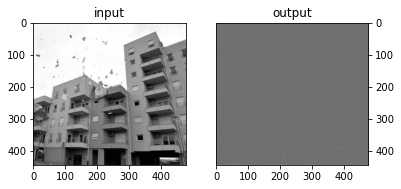

Reproduce this figure in Python.
import cv2 as cv
import matplotlib.pyplot as plt
import numpy as np
import math

# path to the input img
path = 'C:/Users/Raiyan/Desktop/building.jpg'

# reading img + converting from BGR to GRAY 
img = cv.imread(path)
img = cv.cvtColor(img, cv.COLOR_BGR2GRAY)

k_h = int(input("Enter kernel height: "))
k_w = k_h
k_size = (k_h,k_w)

# avg kernel
kernel1 = np.zeros( k_size, np.float32)
kernel2 = np.zeros( k_size, np.float32)
kernel3 = np.zeros( k_size, np.float32)

# img height
img_h = img.shape[0]
# img width
img_w = img.shape[1]
# kernel height // 2 
a = kernel1.shape[0] // 2
# kernel width // 2
b = kernel1.shape[1] // 2

pi=3.1416
sigma1 = 1.0
normalizing_c = 1.0 / ( 2.0 * sigma1 * sigma1 * pi )

# building kernel1
for x in range(-a,a+1):
    for y in range(-b,b+1):
        r = math.exp( -(x*x + y*y) / (2.0 * sigma1 * sigma1) )
        r = r* normalizing_c
        kernel1[a+x][b+y] = r
        
sigma2 = 2.5
normalizing_c = (1.0 / ( 2.0 * sigma2 * sigma2 * pi ))

# building kernel2
for x in range(-a,a+1):
    for y in range(-b,b+1):
        r = math.exp( -(x*x + y*y) / (2.0 * sigma2 * sigma2) )
        r = r* normalizing_c
        kernel2[a+x][b+y] = r

# subtracting kernel1 from kernel2
kernel2 = kernel2 - kernel1

# empty op img 
output = np.zeros((img_h,img_w), np.float32)

# conv                   
# visiting each pixel in the img
# m ta row img e ... for each row ...
for i in range(img_h):
    # n ta coln img e ... for each coln ...
    for j in range(img_w):
        # visiting each pixel in the kernel
        # a ta row img e ... for each row ...
        for x in range(-a,a+1):
            # b ta coln img e ... for each coln ...
            for y in range(-b,b+1):
                if 0 <= i-x < img_h and 0 <= j-y < img_w:
                    output[i][j] += kernel2[a+x][b+y] * img[i-x][j-y]
                else:
                    output[i][j] += 0
                    
                    

def show_images(images, image_title):
    # displaying multiple images side by side
    # https://stackoverflow.com/questions/41793931/plotting-images-side-by-side-using-matplotlib
    
    # err : was giving weird colormap due to diff in the mechanism of reading img of cv2 & matplotlib 
    # https://stackoverflow.com/questions/3823752/display-image-as-grayscale-using-matplotlib
    # running this once in the code will ALWAYS give gray op
    plt.gray()
    
    no_of_imgs = len(images)
    f = plt.figure()
    for i in range(no_of_imgs):
        
        # Debug, plot figure
        axes = f.add_subplot(1, no_of_imgs, i + 1)
        # the last img will show y axis on the RHS instead of LHS(which is by default)
        
        if i==no_of_imgs-1:
            axes.yaxis.tick_right() 
        
        plt.title(image_title[i])
        plt.imshow(images[i], 'gray') 
        # plt.rc('font', size=8)        
    plt.show(block=True)
        
show_images([img,output], ['input', 'output'])


    












        
